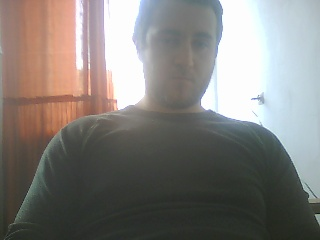
#> input picture emptyProject/EyeTracking/src/10.jpg, 320 x 240 px, given in place of the camera
$ python houghCircles.py
#> lines starting #> are read from the running program, lines starting #| are printed output that depends on the picture; after the words box and inside, x2 and y2 are one past the last pixel; in counts of white or black regions, pixels touching at a corner belong together
'''
Created on 11-11-2015

@author: tomek
'''
import numpy as np
import cv2
from cv2 import *

def capture():
    cap = cv2.VideoCapture(0)
    cv2.namedWindow('modified')
    cv2.namedWindow("original")
    first =10
    second =10
    third =10
    fourth =10
    def nothing(*arg):
            pass
    cv2.createTrackbar('first', 'modified', first, 255, nothing)
    cv2.setTrackbarPos('first', 'modified', first)
    cv2.createTrackbar('second', 'modified', second, 255, nothing)
    cv2.setTrackbarPos('second', 'modified', second)
    cv2.createTrackbar('third', 'modified', third, 255, nothing)
    cv2.setTrackbarPos('third', 'modified', third)
    cv2.createTrackbar('fourth', 'modified', fourth, 255, nothing)
    cv2.setTrackbarPos('fourth', 'modified', fourth)

    while(True):
        # Capture frame-by-frame
        ret, frame = cap.read()
#> frame is the input picture: shape (240, 320, 3); mean B, G, R 123.1, 126.8, 130.1
        cv2.imshow("original", frame)
        cv2.moveWindow("original", 10, 20)

        # Our operations on the frame come here
        gray = cv2.cvtColor(frame, cv2.COLOR_BGR2GRAY)
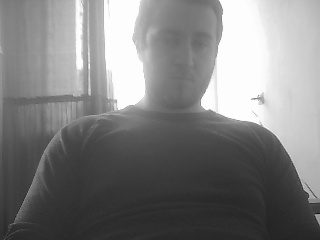
#> gray: shape (240, 320); min 17, max 255, mean 127.4
        _, thresh1 = cv2.threshold(gray, 150, 255, cv2.ADAPTIVE_THRESH_GAUSSIAN_C)
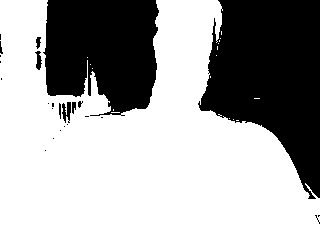
#> thresh1: shape (240, 320); 65.2% white; 25 black regions (16 under 20 px), largest, box (x1, y1, x2, y2) and area: (198, 0, 320, 199) 15432, (43, 0, 159, 116) 10870, (62, 102, 71, 123) 119


        first = cv2.getTrackbarPos('first', 'modified')
        second = cv2.getTrackbarPos('second', 'modified')
        third = cv2.getTrackbarPos('third', 'modified')
        fourth = cv2.getTrackbarPos('fourth', 'modified')
#> (the run stopped early here; a loop or call above may not have finished)

$ run again, on emptyProject/EyeTracking/src/Testowe11.jpg
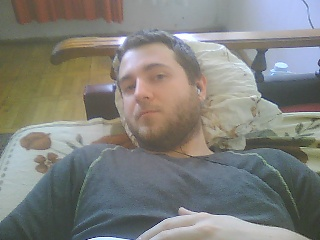
#> input picture emptyProject/EyeTracking/src/Testowe11.jpg, 320 x 240 px, given in place of the camera
#> in capture, frame is the input picture: shape (240, 320, 3); mean B, G, R 124.5, 128.9, 128.1
#> in capture, `gray = cv2.cvtColor(frame, cv2.COLOR_BGR2GRAY)`:
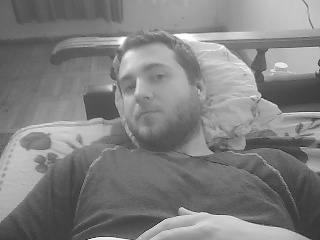
#> gray: shape (240, 320); min 14, max 255, mean 128.1
#> in capture, `_, thresh1 = cv2.threshold(gray, 150, 255, cv2.ADAPTIVE_THRESH_GAUSSIA..`:
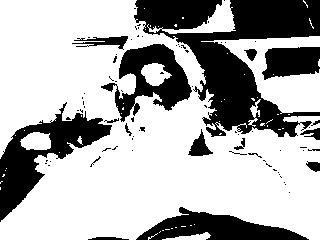
#> thresh1: shape (240, 320); 68.4% white; 81 black regions (64 under 20 px), largest, box (x1, y1, x2, y2) and area: (134, 0, 320, 137) 11135, (0, 102, 112, 222) 4244, (101, 44, 192, 122) 3016

$ run again, on emptyProject/EyeTracking/src/Testowe12.jpg
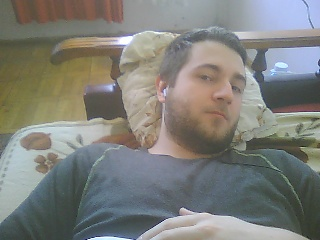
#> input picture emptyProject/EyeTracking/src/Testowe12.jpg, 320 x 240 px, given in place of the camera
#> in capture, frame is the input picture: shape (240, 320, 3); mean B, G, R 122.4, 127.3, 126.5
#> in capture, `gray = cv2.cvtColor(frame, cv2.COLOR_BGR2GRAY)`:
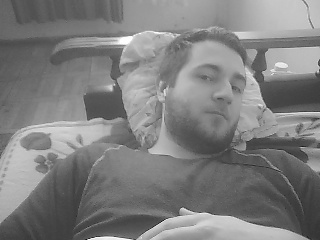
#> gray: shape (240, 320); min 11, max 255, mean 126.5
#> in capture, `_, thresh1 = cv2.threshold(gray, 150, 255, cv2.ADAPTIVE_THRESH_GAUSSIA..`:
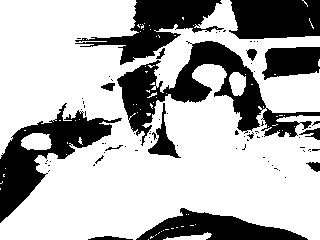
#> thresh1: shape (240, 320); 69.8% white; 79 black regions (63 under 20 px), largest, box (x1, y1, x2, y2) and area: (117, 41, 320, 146) 6233, (0, 103, 122, 223) 4490, (75, 0, 224, 65) 3658

$ run again, on emptyProject/EyeTracking/src/Testowe13.jpg
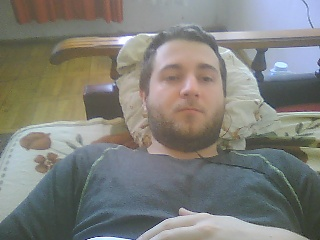
#> input picture emptyProject/EyeTracking/src/Testowe13.jpg, 320 x 240 px, given in place of the camera
#> in capture, frame is the input picture: shape (240, 320, 3); mean B, G, R 122.8, 127.8, 127
#> in capture, `gray = cv2.cvtColor(frame, cv2.COLOR_BGR2GRAY)`:
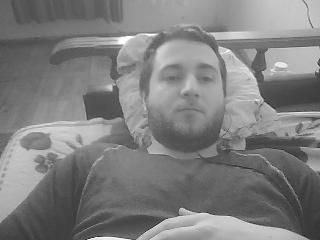
#> gray: shape (240, 320); min 25, max 255, mean 127
#> in capture, `_, thresh1 = cv2.threshold(gray, 150, 255, cv2.ADAPTIVE_THRESH_GAUSSIA..`:
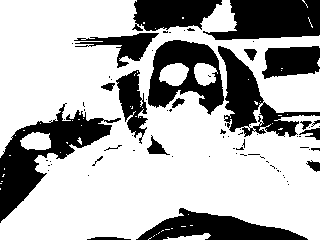
#> thresh1: shape (240, 320); 69.3% white; 77 black regions (56 under 20 px), largest, box (x1, y1, x2, y2) and area: (0, 103, 121, 223) 4404, (203, 0, 320, 40) 3423, (148, 40, 224, 115) 3027
